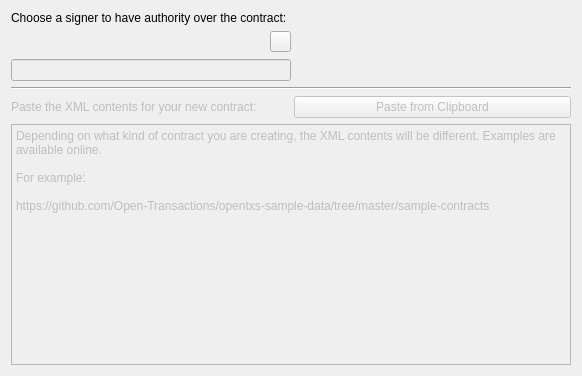
<?xml version="1.0" encoding="UTF-8"?>
<ui version="4.0">
 <class>MTPageCreateContract</class>
 <widget class="QWizardPage" name="MTPageCreateContract">
  <property name="geometry">
   <rect>
    <x>0</x>
    <y>0</y>
    <width>582</width>
    <height>376</height>
   </rect>
  </property>
  <property name="windowTitle">
   <string>WizardPage</string>
  </property>
  <layout class="QVBoxLayout" name="verticalLayout_2">
   <item>
    <layout class="QGridLayout" name="gridLayout">
     <item row="0" column="0">
      <widget class="QLabel" name="label_3">
       <property name="text">
        <string>Choose a signer to have authority over the contract:</string>
       </property>
      </widget>
     </item>
     <item row="1" column="0">
      <layout class="QVBoxLayout" name="verticalLayout">
       <item>
        <layout class="QHBoxLayout" name="horizontalLayout">
         <item>
          <widget class="QPushButton" name="pushButtonSelect">
           <property name="maximumSize">
            <size>
             <width>16777215</width>
             <height>32</height>
            </size>
           </property>
           <property name="text">
            <string/>
           </property>
           <property name="flat">
            <bool>true</bool>
           </property>
          </widget>
         </item>
         <item>
          <widget class="QPushButton" name="pushButtonManage">
           <property name="maximumSize">
            <size>
             <width>21</width>
             <height>21</height>
            </size>
           </property>
           <property name="text">
            <string/>
           </property>
           <property name="icon">
            <iconset resource="../resource.qrc">
             <normaloff>:/icons/icons/user.png</normaloff>:/icons/icons/user.png</iconset>
           </property>
          </widget>
         </item>
        </layout>
       </item>
       <item>
        <widget class="QLineEdit" name="lineEditID">
         <property name="enabled">
          <bool>false</bool>
         </property>
        </widget>
       </item>
      </layout>
     </item>
     <item row="1" column="1">
      <spacer name="horizontalSpacer">
       <property name="orientation">
        <enum>Qt::Horizontal</enum>
       </property>
       <property name="sizeHint" stdset="0">
        <size>
         <width>168</width>
         <height>20</height>
        </size>
       </property>
      </spacer>
     </item>
    </layout>
   </item>
   <item>
    <widget class="Line" name="line">
     <property name="orientation">
      <enum>Qt::Horizontal</enum>
     </property>
    </widget>
   </item>
   <item>
    <layout class="QHBoxLayout" name="horizontalLayout_2">
     <item>
      <widget class="QLabel" name="label">
       <property name="enabled">
        <bool>false</bool>
       </property>
       <property name="text">
        <string>Paste the XML contents for your new contract:</string>
       </property>
      </widget>
     </item>
     <item>
      <widget class="QPushButton" name="pushButton">
       <property name="enabled">
        <bool>false</bool>
       </property>
       <property name="text">
        <string>Paste from Clipboard</string>
       </property>
      </widget>
     </item>
    </layout>
   </item>
   <item>
    <widget class="QPlainTextEdit" name="plainTextEdit">
     <property name="enabled">
      <bool>false</bool>
     </property>
     <property name="readOnly">
      <bool>false</bool>
     </property>
     <property name="plainText">
      <string>Depending on what kind of contract you are creating, the XML contents will be different. Examples are available online.

For example:

https://github.com/Open-Transactions/opentxs-sample-data/tree/master/sample-contracts</string>
     </property>
    </widget>
   </item>
  </layout>
 </widget>
 <resources>
  <include location="../resource.qrc"/>
 </resources>
 <connections/>
</ui>
